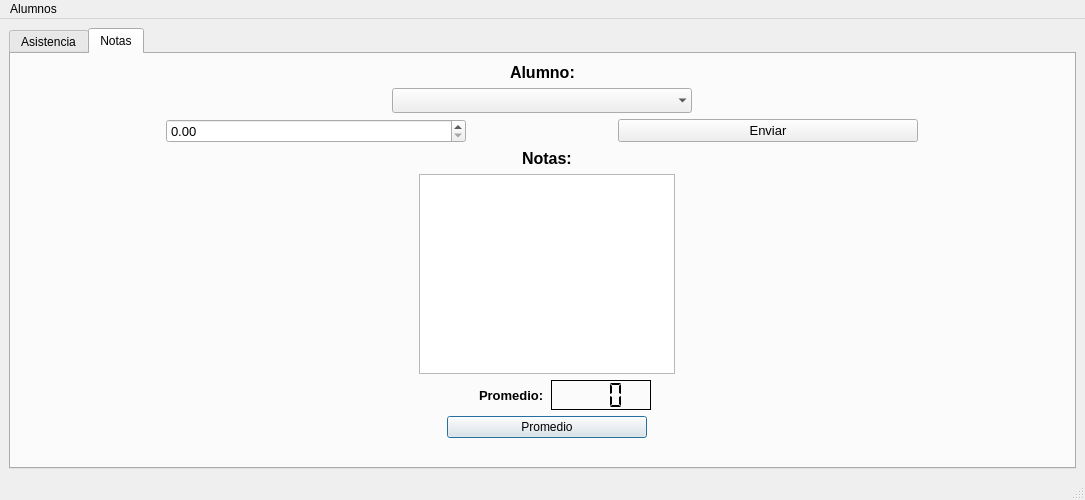
<?xml version="1.0" encoding="UTF-8"?>
<ui version="4.0">
 <class>MainWindow</class>
 <widget class="QMainWindow" name="MainWindow">
  <property name="geometry">
   <rect>
    <x>0</x>
    <y>0</y>
    <width>1085</width>
    <height>500</height>
   </rect>
  </property>
  <property name="maximumSize">
   <size>
    <width>16777215</width>
    <height>500</height>
   </size>
  </property>
  <property name="windowTitle">
   <string>MainWindow</string>
  </property>
  <property name="autoFillBackground">
   <bool>false</bool>
  </property>
  <property name="tabShape">
   <enum>QTabWidget::Rounded</enum>
  </property>
  <widget class="QWidget" name="centralwidget">
   <layout class="QVBoxLayout" name="verticalLayout">
    <item>
     <widget class="QTabWidget" name="Sistema">
      <property name="currentIndex">
       <number>1</number>
      </property>
      <widget class="QWidget" name="Asistencia">
       <attribute name="title">
        <string>Asistencia</string>
       </attribute>
       <layout class="QVBoxLayout" name="verticalLayout_2">
        <item>
         <layout class="QVBoxLayout" name="Ingreso_Alumnos">
          <item alignment="Qt::AlignHCenter">
           <widget class="QLabel" name="ingreso">
            <property name="maximumSize">
             <size>
              <width>400</width>
              <height>75</height>
             </size>
            </property>
            <property name="font">
             <font>
              <pointsize>15</pointsize>
              <weight>75</weight>
              <bold>true</bold>
              <underline>false</underline>
             </font>
            </property>
            <property name="layoutDirection">
             <enum>Qt::LeftToRight</enum>
            </property>
            <property name="text">
             <string>Ingreso de Alumnos:</string>
            </property>
            <property name="textFormat">
             <enum>Qt::AutoText</enum>
            </property>
            <property name="alignment">
             <set>Qt::AlignCenter</set>
            </property>
            <property name="margin">
             <number>20</number>
            </property>
           </widget>
          </item>
          <item>
           <layout class="QHBoxLayout" name="alumnos_layout">
            <item>
             <widget class="QLineEdit" name="input_name">
              <property name="maximumSize">
               <size>
                <width>500</width>
                <height>30</height>
               </size>
              </property>
              <property name="font">
               <font>
                <pointsize>10</pointsize>
                <underline>false</underline>
               </font>
              </property>
              <property name="placeholderText">
               <string>Nombre y Apellido</string>
              </property>
             </widget>
            </item>
            <item>
             <widget class="QPushButton" name="button_name">
              <property name="maximumSize">
               <size>
                <width>250</width>
                <height>50</height>
               </size>
              </property>
              <property name="font">
               <font>
                <pointsize>10</pointsize>
                <weight>75</weight>
                <bold>true</bold>
                <underline>false</underline>
               </font>
              </property>
              <property name="text">
               <string>Add</string>
              </property>
             </widget>
            </item>
           </layout>
          </item>
         </layout>
        </item>
        <item>
         <layout class="QVBoxLayout" name="Ingreso_Dias_Clase">
          <item>
           <widget class="QLabel" name="dias_totales">
            <property name="maximumSize">
             <size>
              <width>1000</width>
              <height>75</height>
             </size>
            </property>
            <property name="font">
             <font>
              <pointsize>15</pointsize>
              <weight>75</weight>
              <bold>true</bold>
              <underline>false</underline>
             </font>
            </property>
            <property name="text">
             <string>Dias de Clase:</string>
            </property>
            <property name="alignment">
             <set>Qt::AlignCenter</set>
            </property>
            <property name="margin">
             <number>20</number>
            </property>
           </widget>
          </item>
          <item>
           <layout class="QHBoxLayout" name="clases_layout">
            <item>
             <widget class="QSpinBox" name="clases_totales">
              <property name="maximumSize">
               <size>
                <width>500</width>
                <height>16777215</height>
               </size>
              </property>
              <property name="font">
               <font>
                <pointsize>10</pointsize>
                <underline>false</underline>
               </font>
              </property>
             </widget>
            </item>
            <item>
             <widget class="QPushButton" name="button_clases">
              <property name="maximumSize">
               <size>
                <width>250</width>
                <height>50</height>
               </size>
              </property>
              <property name="font">
               <font>
                <pointsize>10</pointsize>
                <weight>75</weight>
                <bold>true</bold>
                <underline>false</underline>
               </font>
              </property>
              <property name="text">
               <string>OK</string>
              </property>
             </widget>
            </item>
           </layout>
          </item>
         </layout>
        </item>
        <item>
         <layout class="QVBoxLayout" name="Asistencia_Alumno">
          <item alignment="Qt::AlignHCenter">
           <widget class="QLabel" name="asistencia">
            <property name="font">
             <font>
              <pointsize>15</pointsize>
              <weight>75</weight>
              <bold>true</bold>
             </font>
            </property>
            <property name="text">
             <string>Asistencia:</string>
            </property>
           </widget>
          </item>
          <item>
           <layout class="QHBoxLayout" name="asistencia_layout">
            <property name="spacing">
             <number>70</number>
            </property>
            <property name="leftMargin">
             <number>0</number>
            </property>
            <property name="topMargin">
             <number>0</number>
            </property>
            <property name="rightMargin">
             <number>20</number>
            </property>
            <item>
             <layout class="QHBoxLayout" name="Clase_Total">
              <item>
               <widget class="QLabel" name="total">
                <property name="font">
                 <font>
                  <weight>75</weight>
                  <bold>true</bold>
                 </font>
                </property>
                <property name="text">
                 <string>Clases:</string>
                </property>
                <property name="scaledContents">
                 <bool>false</bool>
                </property>
               </widget>
              </item>
              <item>
               <widget class="QLCDNumber" name="display_clases">
                <property name="maximumSize">
                 <size>
                  <width>100</width>
                  <height>50</height>
                 </size>
                </property>
                <property name="frameShape">
                 <enum>QFrame::Box</enum>
                </property>
                <property name="frameShadow">
                 <enum>QFrame::Plain</enum>
                </property>
                <property name="smallDecimalPoint">
                 <bool>false</bool>
                </property>
                <property name="digitCount">
                 <number>2</number>
                </property>
                <property name="segmentStyle">
                 <enum>QLCDNumber::Flat</enum>
                </property>
               </widget>
              </item>
             </layout>
            </item>
            <item>
             <layout class="QHBoxLayout" name="Presencias">
              <item>
               <widget class="QLabel" name="presentes">
                <property name="font">
                 <font>
                  <weight>75</weight>
                  <bold>true</bold>
                 </font>
                </property>
                <property name="text">
                 <string>Presencias:</string>
                </property>
               </widget>
              </item>
              <item>
               <widget class="QLCDNumber" name="display_presentes">
                <property name="maximumSize">
                 <size>
                  <width>100</width>
                  <height>50</height>
                 </size>
                </property>
                <property name="font">
                 <font>
                  <weight>50</weight>
                  <bold>false</bold>
                 </font>
                </property>
                <property name="frameShadow">
                 <enum>QFrame::Plain</enum>
                </property>
                <property name="smallDecimalPoint">
                 <bool>false</bool>
                </property>
                <property name="digitCount">
                 <number>2</number>
                </property>
                <property name="segmentStyle">
                 <enum>QLCDNumber::Flat</enum>
                </property>
               </widget>
              </item>
             </layout>
            </item>
            <item>
             <layout class="QHBoxLayout" name="Ausencias">
              <item>
               <widget class="QLabel" name="ausentes">
                <property name="font">
                 <font>
                  <weight>75</weight>
                  <bold>true</bold>
                 </font>
                </property>
                <property name="text">
                 <string>Faltas:</string>
                </property>
               </widget>
              </item>
              <item>
               <widget class="QLCDNumber" name="display_ausentes">
                <property name="maximumSize">
                 <size>
                  <width>100</width>
                  <height>50</height>
                 </size>
                </property>
                <property name="frameShadow">
                 <enum>QFrame::Plain</enum>
                </property>
                <property name="digitCount">
                 <number>2</number>
                </property>
                <property name="segmentStyle">
                 <enum>QLCDNumber::Flat</enum>
                </property>
               </widget>
              </item>
             </layout>
            </item>
            <item>
             <layout class="QVBoxLayout" name="BotonesAsistencia">
              <property name="spacing">
               <number>2</number>
              </property>
              <item>
               <layout class="QHBoxLayout" name="Add">
                <property name="spacing">
                 <number>3</number>
                </property>
                <item>
                 <widget class="QPushButton" name="add_presentes">
                  <property name="text">
                   <string>Presente</string>
                  </property>
                 </widget>
                </item>
                <item>
                 <widget class="QPushButton" name="add_ausentes">
                  <property name="text">
                   <string>Ausente</string>
                  </property>
                 </widget>
                </item>
               </layout>
              </item>
              <item>
               <layout class="QHBoxLayout" name="Remove">
                <item>
                 <widget class="QPushButton" name="remove_presentes">
                  <property name="text">
                   <string>Remove</string>
                  </property>
                 </widget>
                </item>
                <item>
                 <widget class="QPushButton" name="remove_ausentes">
                  <property name="text">
                   <string>Remove</string>
                  </property>
                 </widget>
                </item>
               </layout>
              </item>
             </layout>
            </item>
           </layout>
          </item>
         </layout>
        </item>
       </layout>
      </widget>
      <widget class="QWidget" name="Notas">
       <attribute name="title">
        <string>Notas</string>
       </attribute>
       <layout class="QVBoxLayout" name="verticalLayout_3">
        <item>
         <layout class="QVBoxLayout" name="alumno_layout">
          <item alignment="Qt::AlignHCenter">
           <widget class="QLabel" name="Alumno">
            <property name="maximumSize">
             <size>
              <width>250</width>
              <height>100</height>
             </size>
            </property>
            <property name="font">
             <font>
              <pointsize>12</pointsize>
              <weight>75</weight>
              <bold>true</bold>
              <underline>false</underline>
             </font>
            </property>
            <property name="text">
             <string>Alumno:</string>
            </property>
           </widget>
          </item>
          <item alignment="Qt::AlignHCenter">
           <widget class="QComboBox" name="alumnos">
            <property name="minimumSize">
             <size>
              <width>300</width>
              <height>0</height>
             </size>
            </property>
            <property name="maximumSize">
             <size>
              <width>800</width>
              <height>16777215</height>
             </size>
            </property>
            <property name="font">
             <font>
              <pointsize>12</pointsize>
              <underline>false</underline>
             </font>
            </property>
            <property name="frame">
             <bool>false</bool>
            </property>
           </widget>
          </item>
         </layout>
        </item>
        <item>
         <layout class="QHBoxLayout" name="notas_layout">
          <item>
           <widget class="QDoubleSpinBox" name="input_notas">
            <property name="maximumSize">
             <size>
              <width>300</width>
              <height>50</height>
             </size>
            </property>
            <property name="font">
             <font>
              <pointsize>10</pointsize>
             </font>
            </property>
            <property name="maximum">
             <double>10.000000000000000</double>
            </property>
            <property name="singleStep">
             <double>0.500000000000000</double>
            </property>
           </widget>
          </item>
          <item>
           <widget class="QPushButton" name="send">
            <property name="maximumSize">
             <size>
              <width>300</width>
              <height>16777215</height>
             </size>
            </property>
            <property name="font">
             <font>
              <pointsize>10</pointsize>
             </font>
            </property>
            <property name="text">
             <string>Enviar</string>
            </property>
            <property name="autoDefault">
             <bool>false</bool>
            </property>
            <property name="default">
             <bool>false</bool>
            </property>
            <property name="flat">
             <bool>false</bool>
            </property>
           </widget>
          </item>
         </layout>
        </item>
        <item>
         <layout class="QHBoxLayout" name="muestreo">
          <item>
           <layout class="QVBoxLayout" name="muestreo_2">
            <property name="leftMargin">
             <number>60</number>
            </property>
            <property name="rightMargin">
             <number>50</number>
            </property>
            <property name="bottomMargin">
             <number>20</number>
            </property>
            <item alignment="Qt::AlignHCenter">
             <widget class="QLabel" name="label_2">
              <property name="maximumSize">
               <size>
                <width>100</width>
                <height>50</height>
               </size>
              </property>
              <property name="font">
               <font>
                <pointsize>12</pointsize>
                <weight>75</weight>
                <bold>true</bold>
               </font>
              </property>
              <property name="text">
               <string>Notas:</string>
              </property>
             </widget>
            </item>
            <item alignment="Qt::AlignHCenter">
             <widget class="QListWidget" name="lista_notas">
              <property name="minimumSize">
               <size>
                <width>250</width>
                <height>0</height>
               </size>
              </property>
              <property name="maximumSize">
               <size>
                <width>300</width>
                <height>200</height>
               </size>
              </property>
             </widget>
            </item>
            <item>
             <layout class="QHBoxLayout" name="Promedio">
              <property name="spacing">
               <number>7</number>
              </property>
              <property name="leftMargin">
               <number>200</number>
              </property>
              <property name="rightMargin">
               <number>200</number>
              </property>
              <item alignment="Qt::AlignRight">
               <widget class="QLabel" name="label">
                <property name="maximumSize">
                 <size>
                  <width>150</width>
                  <height>50</height>
                 </size>
                </property>
                <property name="font">
                 <font>
                  <pointsize>10</pointsize>
                  <weight>75</weight>
                  <bold>true</bold>
                 </font>
                </property>
                <property name="text">
                 <string>Promedio:</string>
                </property>
               </widget>
              </item>
              <item alignment="Qt::AlignLeft">
               <widget class="QLCDNumber" name="display_promedio">
                <property name="minimumSize">
                 <size>
                  <width>100</width>
                  <height>30</height>
                 </size>
                </property>
                <property name="maximumSize">
                 <size>
                  <width>150</width>
                  <height>50</height>
                 </size>
                </property>
                <property name="font">
                 <font>
                  <pointsize>8</pointsize>
                  <weight>75</weight>
                  <italic>false</italic>
                  <bold>true</bold>
                 </font>
                </property>
                <property name="frameShadow">
                 <enum>QFrame::Plain</enum>
                </property>
                <property name="lineWidth">
                 <number>1</number>
                </property>
                <property name="smallDecimalPoint">
                 <bool>true</bool>
                </property>
                <property name="digitCount">
                 <number>3</number>
                </property>
                <property name="segmentStyle">
                 <enum>QLCDNumber::Flat</enum>
                </property>
                <property name="value" stdset="0">
                 <double>0.000000000000000</double>
                </property>
               </widget>
              </item>
             </layout>
            </item>
            <item alignment="Qt::AlignHCenter">
             <widget class="QPushButton" name="button_promedio">
              <property name="minimumSize">
               <size>
                <width>200</width>
                <height>0</height>
               </size>
              </property>
              <property name="maximumSize">
               <size>
                <width>200</width>
                <height>16777215</height>
               </size>
              </property>
              <property name="text">
               <string>Promedio</string>
              </property>
              <property name="default">
               <bool>true</bool>
              </property>
              <property name="flat">
               <bool>false</bool>
              </property>
             </widget>
            </item>
           </layout>
          </item>
         </layout>
        </item>
       </layout>
      </widget>
     </widget>
    </item>
   </layout>
  </widget>
  <widget class="QMenuBar" name="menubar">
   <property name="geometry">
    <rect>
     <x>0</x>
     <y>0</y>
     <width>1085</width>
     <height>25</height>
    </rect>
   </property>
   <widget class="QMenu" name="menuAlumnos">
    <property name="title">
     <string>Alumnos</string>
    </property>
   </widget>
   <addaction name="menuAlumnos"/>
  </widget>
  <widget class="QStatusBar" name="statusbar"/>
 </widget>
 <resources/>
 <connections/>
</ui>
